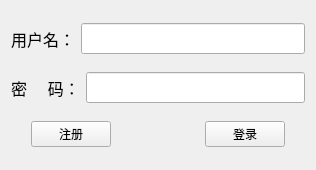
<?xml version="1.0" encoding="UTF-8"?>
<ui version="4.0">
 <class>Client</class>
 <widget class="QWidget" name="Client">
  <property name="geometry">
   <rect>
    <x>0</x>
    <y>0</y>
    <width>316</width>
    <height>170</height>
   </rect>
  </property>
  <property name="windowTitle">
   <string>登录/注册</string>
  </property>
  <property name="windowIcon">
   <iconset>
    <normaloff>C:/Users/86187/Pictures/Saved Pictures/登录.png</normaloff>C:/Users/86187/Pictures/Saved Pictures/登录.png</iconset>
  </property>
  <layout class="QVBoxLayout" name="verticalLayout">
   <item>
    <layout class="QHBoxLayout" name="horizontalLayout_2">
     <item>
      <widget class="QLabel" name="label">
       <property name="font">
        <font>
         <family>Agency FB</family>
         <pointsize>12</pointsize>
        </font>
       </property>
       <property name="text">
        <string>用户名：</string>
       </property>
      </widget>
     </item>
     <item>
      <widget class="QLineEdit" name="name_LE">
       <property name="font">
        <font>
         <family>Agency FB</family>
         <pointsize>12</pointsize>
        </font>
       </property>
      </widget>
     </item>
    </layout>
   </item>
   <item>
    <layout class="QHBoxLayout" name="horizontalLayout_3">
     <item>
      <widget class="QLabel" name="label_2">
       <property name="font">
        <font>
         <family>Agency FB</family>
         <pointsize>12</pointsize>
        </font>
       </property>
       <property name="text">
        <string>密     码：</string>
       </property>
      </widget>
     </item>
     <item>
      <widget class="QLineEdit" name="pwd_LE">
       <property name="font">
        <font>
         <family>Agency FB</family>
         <pointsize>12</pointsize>
        </font>
       </property>
       <property name="text">
        <string/>
       </property>
       <property name="echoMode">
        <enum>QLineEdit::Password</enum>
       </property>
      </widget>
     </item>
    </layout>
   </item>
   <item>
    <layout class="QHBoxLayout" name="horizontalLayout">
     <property name="leftMargin">
      <number>20</number>
     </property>
     <property name="rightMargin">
      <number>20</number>
     </property>
     <item>
      <widget class="QPushButton" name="regist_PB">
       <property name="text">
        <string>注册</string>
       </property>
      </widget>
     </item>
     <item>
      <spacer name="horizontalSpacer">
       <property name="orientation">
        <enum>Qt::Horizontal</enum>
       </property>
       <property name="sizeHint" stdset="0">
        <size>
         <width>40</width>
         <height>20</height>
        </size>
       </property>
      </spacer>
     </item>
     <item>
      <widget class="QPushButton" name="login_PB">
       <property name="text">
        <string>登录</string>
       </property>
      </widget>
     </item>
    </layout>
   </item>
  </layout>
 </widget>
 <resources/>
 <connections/>
</ui>
